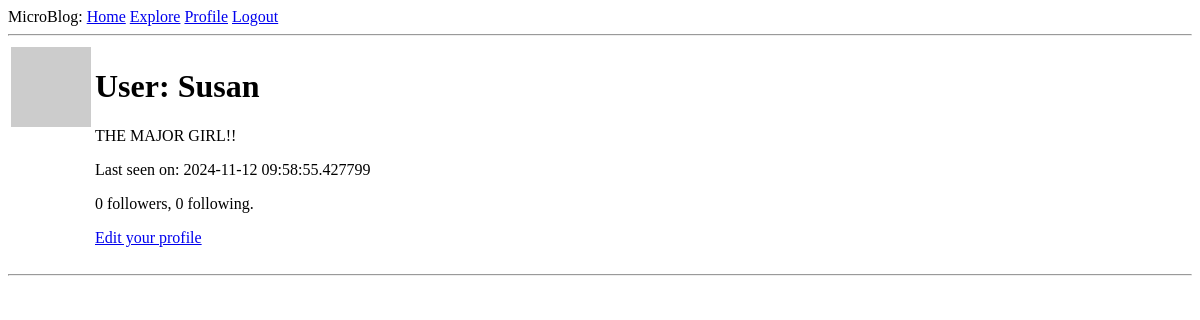
Page /user/Susan (signed in) on the earlier database version.
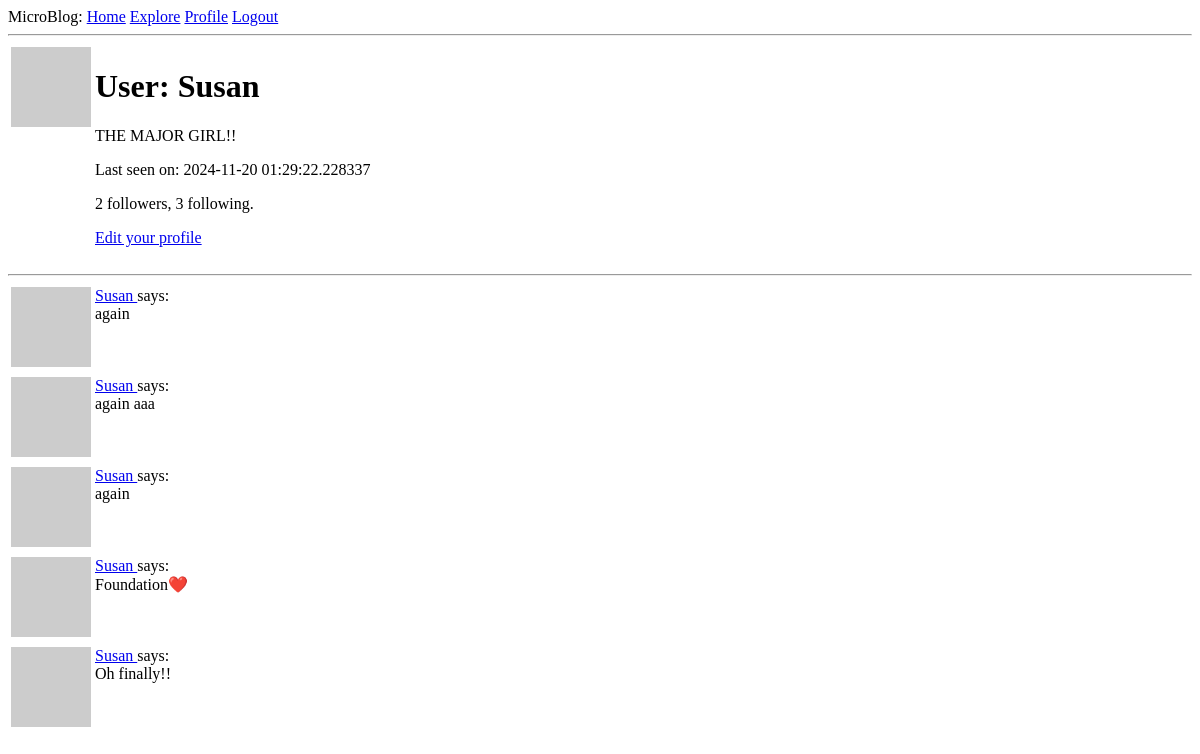
Same page on the later database version.
### app/models.py (models this page shows, shortened)
class User(UserMixin, db.Model):
    id: so.Mapped[int] = so.mapped_column(primary_key=True)
    username: so.Mapped[str] = so.mapped_column(sa.String(64), index=True,
                                                unique=True)
    email: so.Mapped[str] = so.mapped_column(sa.String(120), index=True,
                                             unique=True)
    password_hash: so.Mapped[Optional[str]] = so.mapped_column(sa.String(256))
    posts: so.WriteOnlyMapped['Post'] = so.relationship(
        back_populates='author')
    about_me: so.Mapped[Optional[str]] = so.mapped_column(sa.String(140))
    last_seen: so.Mapped[Optional[datetime]] = so.mapped_column(
        default=lambda: datetime.now(timezone.utc))
    following: so.WriteOnlyMapped['User'] = so.relationship(
        secondary=followers, primaryjoin=(followers.c.follower_id == id),
        secondaryjoin=(followers.c.followed_id == id),
        back_populates='followers')
    followers: so.WriteOnlyMapped['User'] = so.relationship(
        secondary=followers, primaryjoin=(followers.c.followed_id == id),
        secondaryjoin=(followers.c.follower_id == id),
        back_populates='following')
    def followers_count(self):
        query = sa.select(sa.func.count()).select_from(
            self.followers.select().subquery())
        return db.session.scalar(query)
    def following_count(self):
        query = sa.select(sa.func.count()).select_from(
            self.following.select().subquery())
        return db.session.scalar(query)
    def avatar(self, size):
        digest = md5(self.email.lower().encode('utf-8')).hexdigest()
        return f'https://www.gravatar.com/avatar/{digest}?d=identicon&s={size}'

class Post(db.Model):
    id: so.Mapped[int] = so.mapped_column(primary_key=True)
    body: so.Mapped[str] = so.mapped_column(sa.String(140))
    timestamp: so.Mapped[datetime] = so.mapped_column(
        index=True, default=lambda: datetime.now(timezone.utc))
    user_id: so.Mapped[int] = so.mapped_column(sa.ForeignKey(User.id),
                                               index=True)
    author: so.Mapped[User] = so.relationship(back_populates='posts')

### app/routes.py (the view)
@bot_1.route('/user/<username>')
@login_required
def user(username):
    user = db.first_or_404(sa.select(User).where(User.username == username))
    page = request.args.get('page', 1, type=int)
    query = user.posts.select().order_by(Post.timestamp.desc())
    posts = db.paginate(query, page=page,
                        per_page=bot_1.config['POSTS_PER_PAGE'],
                        error_out=False)
    next_url = url_for('user', username=user.username, page=posts.next_num) \
        if posts.has_next else None
    prev_url = url_for('user', username=user.username, page=posts.prev_num) \
        if posts.has_prev else None
    form = EmptyForm()
    return render_template('user.html', user=user, posts=posts.items,
                           next_url=next_url, prev_url=prev_url, form=form)

### app/models.py (called while the page is built)
@login.user_loader
def load_user(id):
    return db.session.get(User, int(id))

### app/routes.py (called while the page is built)
@bot_1.before_request
def before_request():
    if current_user.is_authenticated:
        current_user.last_seen = datetime.now(timezone.utc)
        db.session.commit()

### app/templates/user.html (shortened to what this page needs)
{% extends "base.html" %}
{% block content %}
    <table>
        <tr valign="top">
            <td><img src="{{ user.avatar(128) }}"></td>
            <td>
                <h1>User: {{ user.username }}</h1>
                {% if user.about_me %}<p>{{ user.about_me }}</p>{% endif %}
                {% if user.last_seen %}<p>Last seen on: {{ user.last_seen }}</p>{% endif %}
                <p>{{ user.followers_count() }} followers, {{ user.following_count() }} following.</p>
                {% if user == current_user %}
                <p><a href="{{ url_for('edit_profile') }}">Edit your profile</a></p>
                {% endif %}
            </td>
        </tr>
    </table>
    <hr>
    {% for post in posts %}
        {% include '_post.html' %}
    {% endfor %}
{% endblock %}

### app/templates/_post.html
<table>
    <tr valign="top">
        <td><img src="{{ post.author.avatar(36) }}"></td>
        <td>
            <a href="{{ url_for('user', username=post.author.username) }}">
                {{ post.author.username }}
            </a>
            says:<br>{{ post.body }}
        </td>
    </tr>
</table>

Differences in the rows shown:
changed User "Susan": last_seen "2024-11-12 09:58:55.427799" → "2024-11-20 01:29:22.228337"
added Post: author.username "Susan", body "again"
added Post: author.username "Susan", body "again aaa"
added Post: author.username "Susan", body "again"
added Post: author.username "Susan", body "Foundation❤️"
added Post: author.username "Susan", body "Oh finally!!"
Other differences:
{{ user.followers_count() }}: "0" → "2"
{{ user.following_count() }}: "0" → "3"
